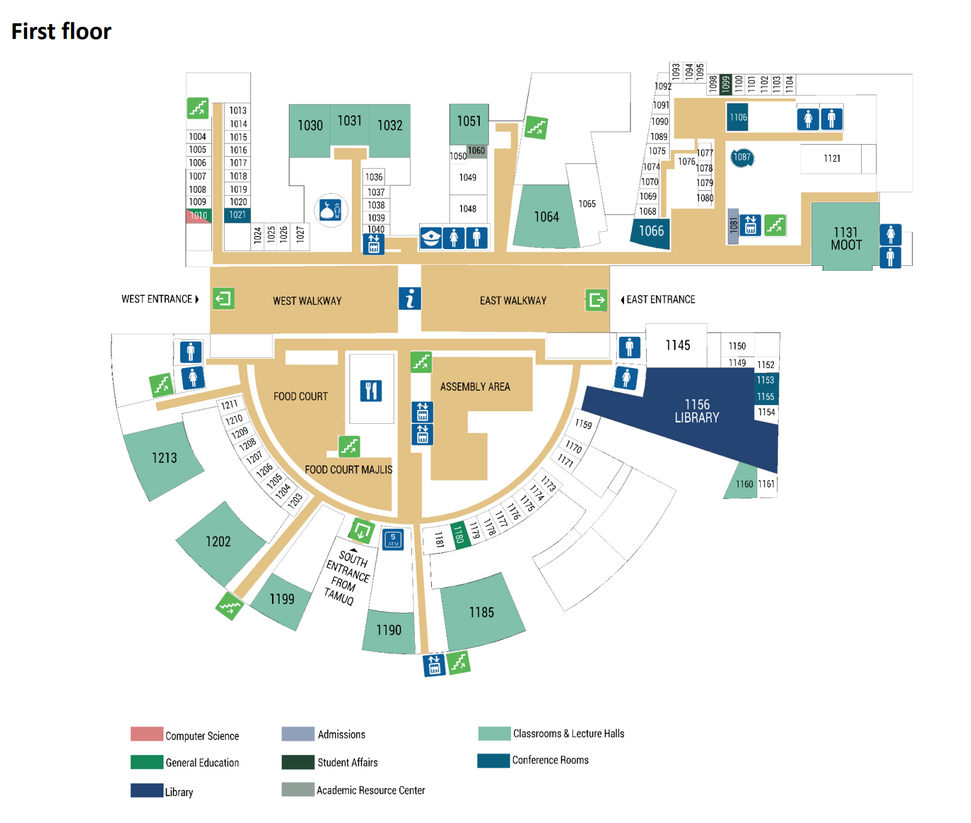
#> input picture src/assets/maps/floor1.png, 971 x 823 px; its folder holds 3 pictures in this run
$ python crop_floor_maps.py
#> lines starting #> are read from the running program, lines starting #| are printed output that depends on the picture
#!/usr/bin/env python3
"""Crop exported floor PNGs to building footprint + legend (matches Campus Guide framing)."""
from PIL import Image
import os

# left, top, right, bottom — same box for all floors at 150 DPI
CROP_BOX = (12, 265, 1170, 1360)

def main():
    base = os.path.join(os.path.dirname(__file__), "..", "src", "assets", "maps")
    for n in (1, 2, 3):
        path = os.path.join(base, f"floor{n}.png")
        im = Image.open(path)
#> im is the input picture: PIL image 971x823 RGB; mean R, G, B 235.5, 237.1, 231.2
        im.crop(CROP_BOX).save(path)
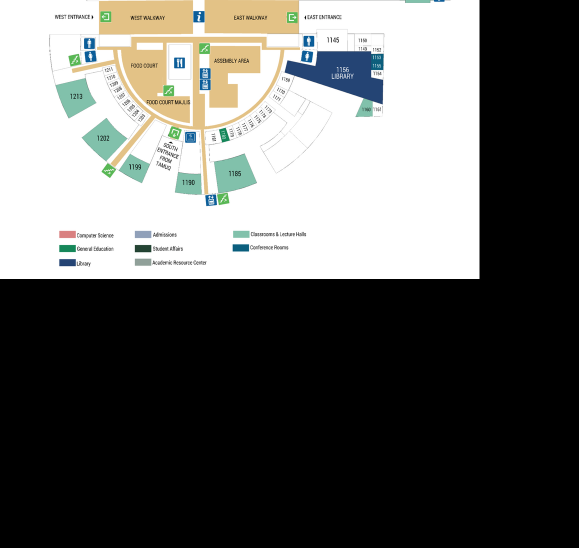
#> saved as floor1.png: PIL image 1158x1095 RGB (shown at 1/2 size); mean R, G, B 99.6, 99.9, 97.3
        print(f"Cropped {path} -> {CROP_BOX[2] - CROP_BOX[0]}x{CROP_BOX[3] - CROP_BOX[1]}")
#> pass 2 of the loop in main, `for n in (1, 2, 3):`:
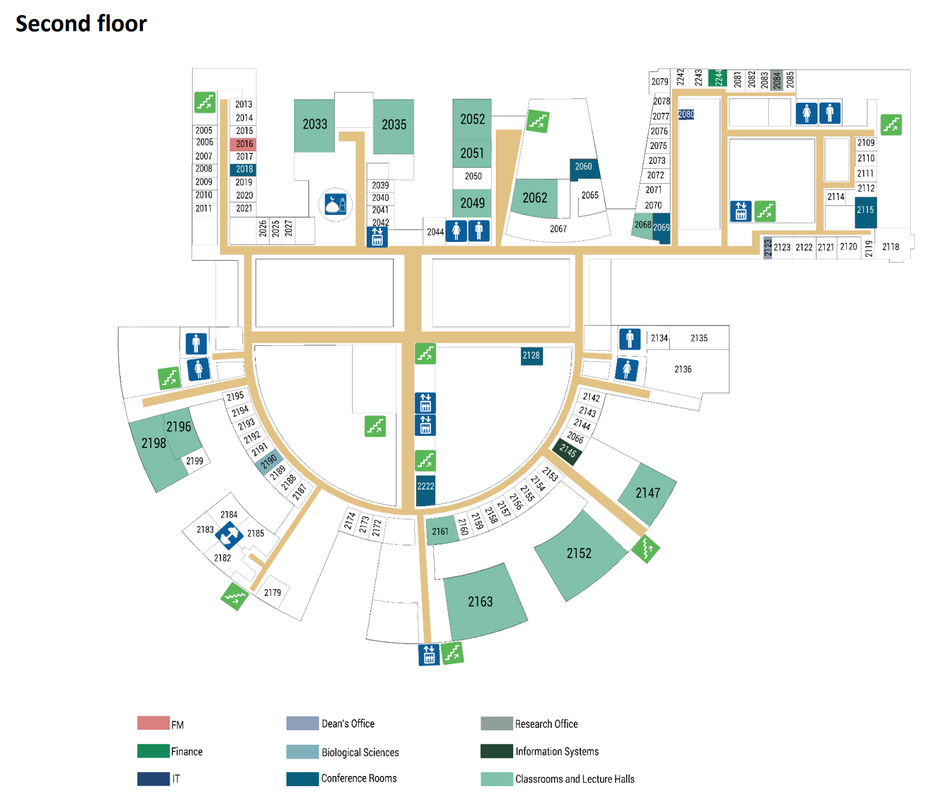
#> input picture src/assets/maps/floor2.png, 949 x 797 px
#> in main, im is the input picture: PIL image 949x797 RGB; mean R, G, B 241.5, 243.9, 240.7
#> in main, `im.crop(CROP_BOX).save(path)`:
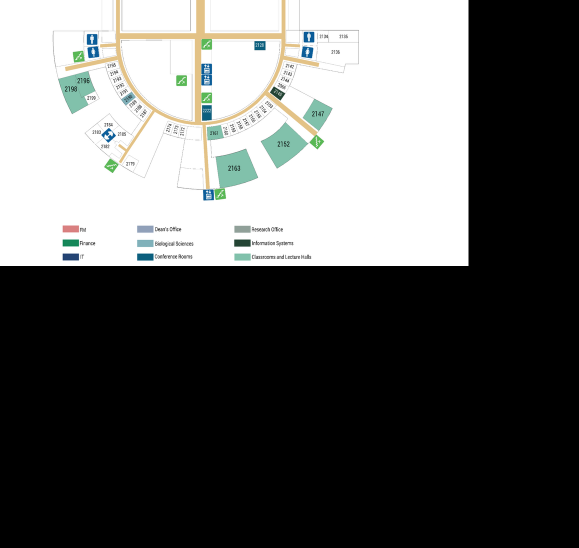
#> saved as floor2.png: PIL image 1158x1095 RGB (shown at 1/2 size); mean R, G, B 95.7, 96.6, 95.5
#> pass 3 of the loop in main, `for n in (1, 2, 3):`:
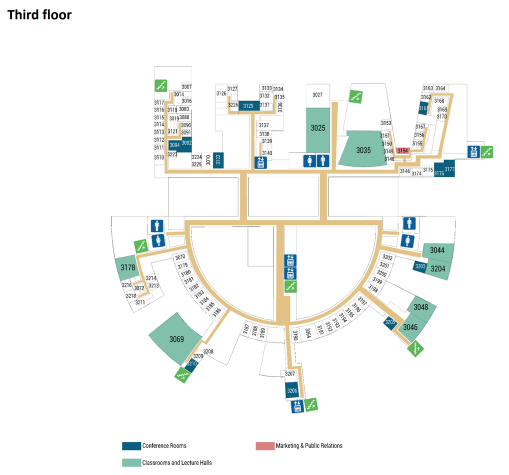
#> input picture src/assets/maps/floor3.png, 1018 x 950 px (shown at 1/2 size)
#> in main, im is the input picture: PIL image 1018x950 RGB; mean R, G, B 244, 245.9, 243.4
#> in main, `im.crop(CROP_BOX).save(path)`:
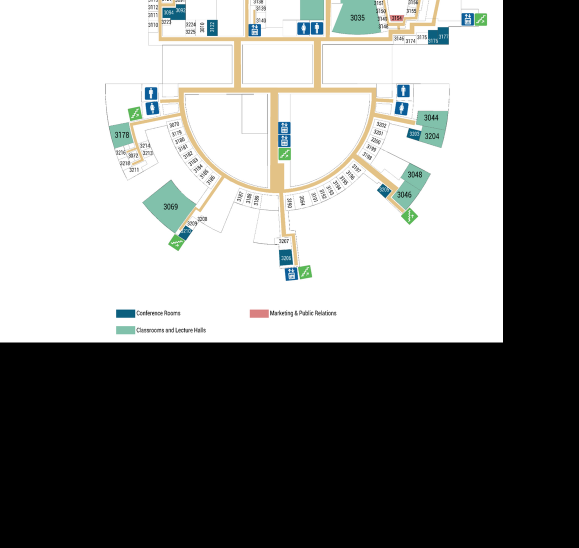
#> saved as floor3.png: PIL image 1158x1095 RGB (shown at 1/2 size); mean R, G, B 131.6, 132.9, 131.2

if __name__ == "__main__":
    main()
